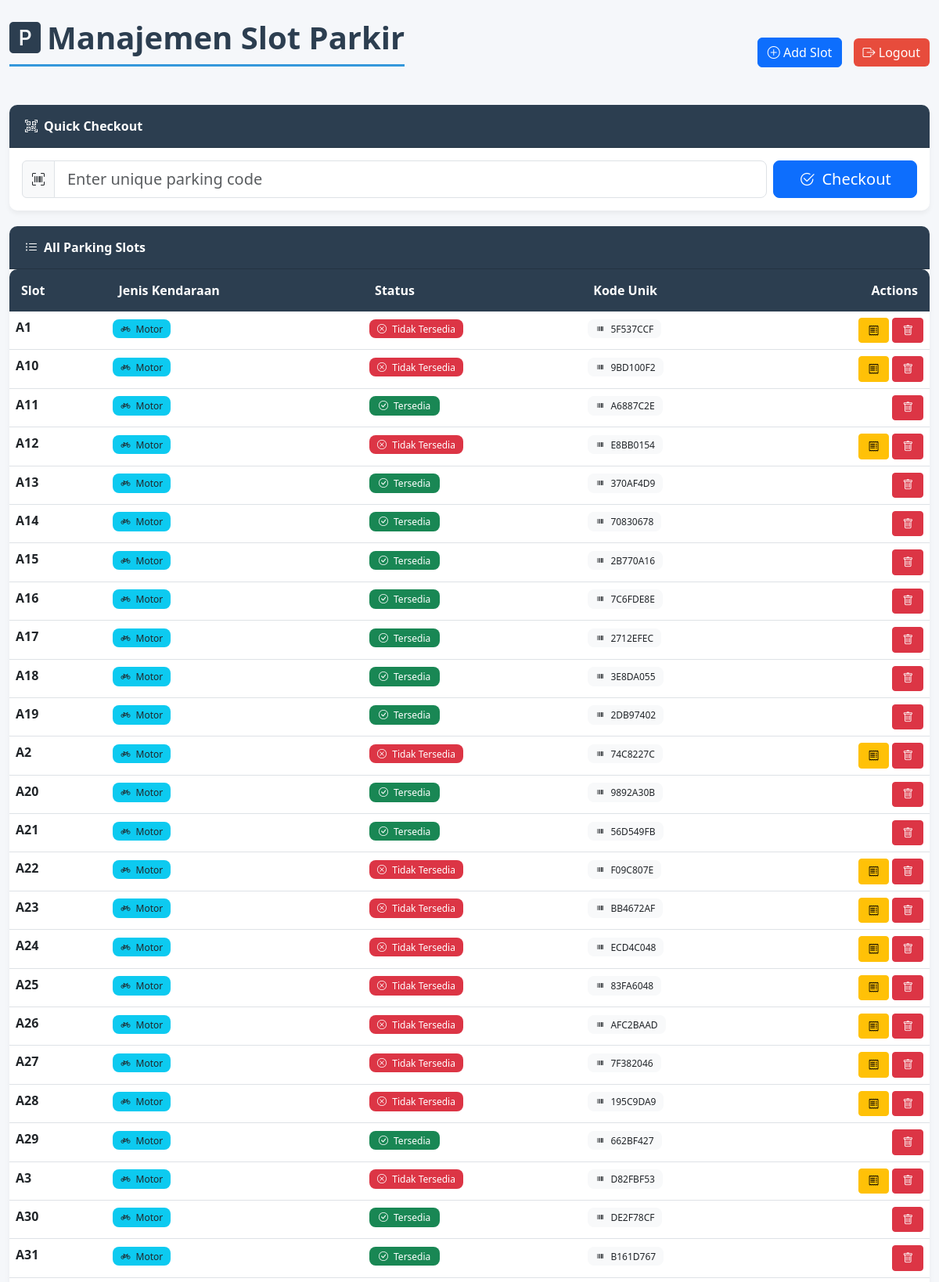
The app's page /admintes/slots/ (signed in, upper part) with its own data.
### parkir/models.py (models this page shows, shortened)
class SlotParkir(models.Model):
    JENIS_KENDARAAN = [('mobil', 'Mobil'), ('motor', 'Motor')]
    nomor_slot = models.CharField(max_length=10)
    jenis_kendaraan = models.CharField(max_length=10, choices=JENIS_KENDARAAN)
    tersedia = models.BooleanField(default=True)
    kode_unik = models.CharField(max_length=20, null=True, blank=True)

### admintes/views.py (the view)
# urls.py: path('slots/', views.daftar_slot, name='daftar_slot'),
@staff_member_required
def daftar_slot(request):
    slots = SlotParkir.objects.all().order_by('nomor_slot')
    return render(request, 'admintes/daftar_slot.html', {'slots': slots})

### admintes/templates/admintes/daftar_slot.html (shortened to what this page needs)
{% load static %}
<!DOCTYPE html>
<html lang="en">
<head>
  <link href="https://cdn.jsdelivr.net/npm/bootstrap@5.3.0/dist/css/bootstrap.min.css" rel="stylesheet" />
  <link rel="stylesheet" href="https://cdn.jsdelivr.net/npm/bootstrap-icons@1.10.0/font/bootstrap-icons.css">
</head>
<body>
  <div class="container py-4">
    <div class="d-flex justify-content-between align-items-center mb-4">
      <h1 class="page-title">
        <i class="bi bi-p-square-fill me-2"></i>Manajemen Slot Parkir
      </h1>
      <div>
        <a href="http://localhost:8000/admin/parkir/slotparkir/add/" class="btn btn-primary">
          <i class="bi bi-plus-circle"></i> Add Slot
        </a>
        <a href="http://localhost:8000/admin/logout/" class="btn logout-btn">
          <i class="bi bi-box-arrow-right"></i> Logout
        </a>
      </div>
    </div>
    <div class="card">
      <div class="card-header">
        <i class="bi bi-qr-code-scan me-2"></i>Quick Checkout
      </div>
      <div class="card-body">
        <form method="post" action="{% url 'admintes:checkout_slot_by_kode' %}">
          <div class="row g-2">
            <div class="col-md-10">
              <div class="input-group">
                <span class="input-group-text"><i class="bi bi-upc-scan"></i></span>
                <input type="text" name="kode_unik" class="form-control form-control-lg" placeholder="Enter unique parking code" required />
              </div>
            </div>
            <div class="col-md-2">
              <button class="btn btn-primary btn-lg w-100" type="submit">
                <i class="bi bi-check2-circle me-1"></i> Checkout
              </button>
            </div>
          </div>
        </form>
      </div>
    </div>
    <div class="card">
      <div class="card-header">
        <i class="bi bi-list-ul me-2"></i>All Parking Slots
      </div>
      <div class="card-body p-0">
        <div class="table-responsive">
          <table class="table table-hover mb-0">
            <thead>
              <tr>
                <th>Slot </th>
                <th>Jenis Kendaraan</th>
                <th>Status</th>
                <th>Kode Unik</th>
                <th class="text-end">Actions</th>
              </tr>
            </thead>
            <tbody>
              {% for slot in slots %}
              <tr>
                <td class="fw-bold">{{ slot.nomor_slot }}</td>
                <td>
                  <span class="badge bg-info text-dark">
                    <i class="bi bi-{% if slot.jenis_kendaraan == 'mobil' %}car-front{% else %}bicycle{% endif %} me-1"></i>
                    {{ slot.jenis_kendaraan|title }}
                  </span>
                </td>
                <td>
                  {% if slot.tersedia %}
                    <span class="badge bg-success status-badge">
                      <i class="bi bi-check-circle me-1"></i> Tersedia
                    </span>
                  {% else %}
                    <span class="badge bg-danger status-badge">
                      <i class="bi bi-x-circle me-1"></i> Tidak Tersedia
                    </span>
                  {% endif %}
                </td>
                <td>
                  {% if slot.kode_unik %}
                    <span class="badge bg-light text-dark">
                      <i class="bi bi-upc me-1"></i> {{ slot.kode_unik }}
                    </span>
                  {% else %}
                    <span class="text-muted">N/A</span>
                  {% endif %}
                </td>
                <td class="action-buttons text-end">
                  {% if not slot.tersedia %}
                    <form method="post" action="{% url 'admintes:checkout_slot_by_id' slot.id %}" class="d-inline">
                      <button class="btn btn-warning btn-sm" type="submit" data-bs-toggle="tooltip" title="Checkout">
                        <i class="bi bi-receipt"></i>
                      </button>
                    </form>
                  {% endif %}
                  <form method="post" action="{% url 'admintes:hapus_slot' slot.id %}" class="d-inline" onsubmit="return confirm('Are you sure you want to delete this parking slot?');">
                    <button class="btn btn-danger btn-sm" type="submit" data-bs-toggle="tooltip" title="Delete">
                      <i class="bi bi-trash"></i>
                    </button>
                  </form>
                </td>
              </tr>
              {% endfor %}
            </tbody>
          </table>
        </div>
      </div>
    </div>
  </div>
</body>
</html>

### admintes/templates/admintes/daftar_slot.html (style rules this page uses)
:root { --primary-color: #3498db; --secondary-color: #2c3e50; --success-color: #2ecc71; --danger-color: #e74c3c; --warning-color: #f39c12; --light-bg: #f8f9fa; }
body { background-color: #f5f7fa; font-family: 'Segoe UI', Tahoma, Geneva, Verdana, sans-serif; }
.container { max-width: 1200px; }
.card { border-radius: 10px; box-shadow: 0 4px 6px rgba(0, 0, 0, 0.05); border: none; margin-bottom: 20px; }
.card-header { background-color: var(--secondary-color); color: white; font-weight: 600; border-radius: 10px 10px 0 0 !important; padding: 15px 20px; }
.table { background-color: white; border-radius: 10px; overflow: hidden; box-shadow: 0 4px 6px rgba(0, 0, 0, 0.05); }
.table thead th { background-color: var(--secondary-color); color: white; border-bottom: none; padding: 15px; }
.table tbody tr { transition: all 0.2s ease; }
.badge { padding: 6px 10px; font-weight: 500; border-radius: 8px; }
.btn-sm { padding: 5px 12px; font-size: 0.85rem; }
.page-title { color: var(--secondary-color); font-weight: 700; margin-bottom: 25px; padding-bottom: 10px; border-bottom: 3px solid var(--primary-color); display: inline-block; }
.status-badge { min-width: 90px; display: inline-block; text-align: center; }
.action-buttons { white-space: nowrap; }
.logout-btn { background-color: var(--danger-color); color: white; border: none; margin-left: 10px; }

### records on screen
SlotParkir: nomor_slot "A1", jenis_kendaraan "Motor", tersedia False (drawn), kode_unik "5F537CCF"
SlotParkir: nomor_slot "A10", jenis_kendaraan "Motor", tersedia False (drawn), kode_unik "9BD100F2"
SlotParkir: nomor_slot "A11", jenis_kendaraan "Motor", tersedia True (drawn), kode_unik "A6887C2E"
SlotParkir: nomor_slot "A12", jenis_kendaraan "Motor", tersedia False (drawn), kode_unik "E8BB0154"
SlotParkir: nomor_slot "A13", jenis_kendaraan "Motor", tersedia True (drawn), kode_unik "370AF4D9"
SlotParkir: nomor_slot "A14", jenis_kendaraan "Motor", tersedia True (drawn), kode_unik "70830678"
SlotParkir: nomor_slot "A15", jenis_kendaraan "Motor", tersedia True (drawn), kode_unik "2B770A16"
SlotParkir: nomor_slot "A16", jenis_kendaraan "Motor", tersedia True (drawn), kode_unik "7C6FDE8E"
SlotParkir: nomor_slot "A17", jenis_kendaraan "Motor", tersedia True (drawn), kode_unik "2712EFEC"
SlotParkir: nomor_slot "A18", jenis_kendaraan "Motor", tersedia True (drawn), kode_unik "3E8DA055"
SlotParkir: nomor_slot "A19", jenis_kendaraan "Motor", tersedia True (drawn), kode_unik "2DB97402"
SlotParkir: nomor_slot "A2", jenis_kendaraan "Motor", tersedia False (drawn), kode_unik "74C8227C"
SlotParkir: nomor_slot "A20", jenis_kendaraan "Motor", tersedia True (drawn), kode_unik "9892A30B"
SlotParkir: nomor_slot "A21", jenis_kendaraan "Motor", tersedia True (drawn), kode_unik "56D549FB"
SlotParkir: nomor_slot "A22", jenis_kendaraan "Motor", tersedia False (drawn), kode_unik "F09C807E"
SlotParkir: nomor_slot "A23", jenis_kendaraan "Motor", tersedia False (drawn), kode_unik "BB4672AF"
SlotParkir: nomor_slot "A24", jenis_kendaraan "Motor", tersedia False (drawn), kode_unik "ECD4C048"
SlotParkir: nomor_slot "A25", jenis_kendaraan "Motor", tersedia False (drawn), kode_unik "83FA6048"
SlotParkir: nomor_slot "A26", jenis_kendaraan "Motor", tersedia False (drawn), kode_unik "AFC2BAAD"
SlotParkir: nomor_slot "A27", jenis_kendaraan "Motor", tersedia False (drawn), kode_unik "7F382046"
SlotParkir: nomor_slot "A28", jenis_kendaraan "Motor", tersedia False (drawn), kode_unik "195C9DA9"
SlotParkir: nomor_slot "A29", jenis_kendaraan "Motor", tersedia True (drawn), kode_unik "662BF427"
SlotParkir: nomor_slot "A3", jenis_kendaraan "Motor", tersedia False (drawn), kode_unik "D82FBF53"
SlotParkir: nomor_slot "A30", jenis_kendaraan "Motor", tersedia True (drawn), kode_unik "DE2F78CF"
SlotParkir: nomor_slot "A31", jenis_kendaraan "Motor", tersedia True (drawn), kode_unik "B161D767"
